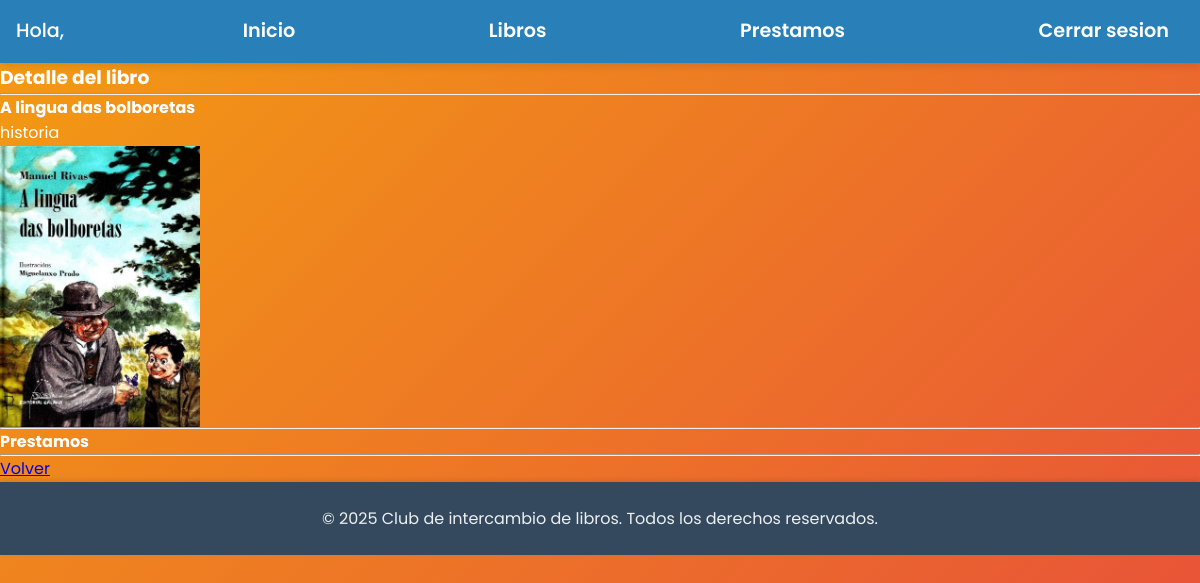
Page /libros/ver/6 on the earlier database version.
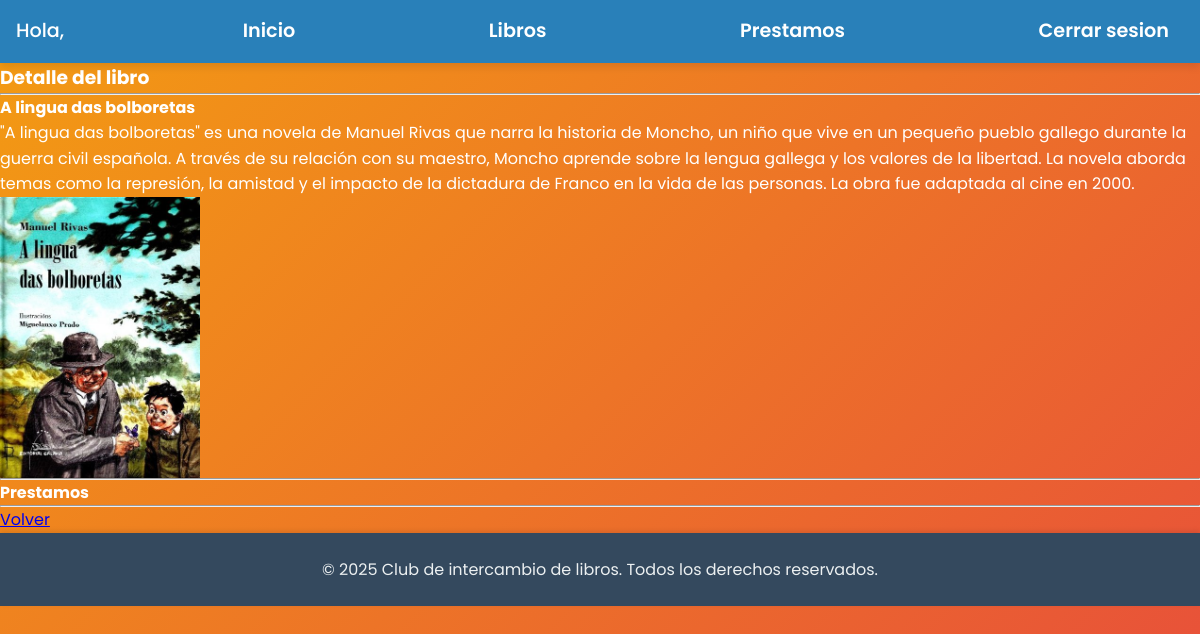
Same page on the later database version.
### libros/models.py (models this page shows, shortened)
class Libro(models.Model):
    libro_id = models.AutoField(primary_key=True)
    titulo = models.CharField(max_length=200)
    imagen = models.ImageField(upload_to='libros/media')
    descripcion = models.TextField()
    usuario = models.ForeignKey(Usuario, on_delete=models.CASCADE)

### libros/views.py (the view)
# urls.py: path("ver/<int:libro_id>", views.ver, name="ver"),
def ver(request, libro_id):
    libro = Libro.objects.get(libro_id=libro_id)
    prestamos = libro.prestamos.all()
    return render(request, 'ver.html', {'libro': libro, 'prestamos': prestamos})

### libros/templates/ver.html (shortened to what this page needs)
{% extends 'base.html' %}
{% block content %}
    <h3>Detalle del libro</h3>
    <hr>
    <h4>{{ libro.titulo }}</h4>
    <p>{{ libro.descripcion }}</p>
    <img src="{{ libro.imagen.url }}" alt="" width="200">
    <hr>
    <h4>Prestamos</h4>
    <ul>
    <hr>
    <a href="{% url 'libros:index' %}">Volver</a>
{% endblock %}

Differences in the rows shown:
changed Libro "A lingua das bolboretas": descripcion "historia" → "\"A lingua das bolboretas\" es una novela de Manuel Rivas que narra la historia de Moncho, un niño que vive en un pequeño pueblo gallego durante la guerra civil española. A través de su relación con su maestro, Moncho aprende sobre la lengua gallega y los valores de la libertad. La novela aborda temas como la represión, la amistad y el impacto de la dictadura de Franco en la vida de las personas. La obra fue adaptada al cine en 2000."
